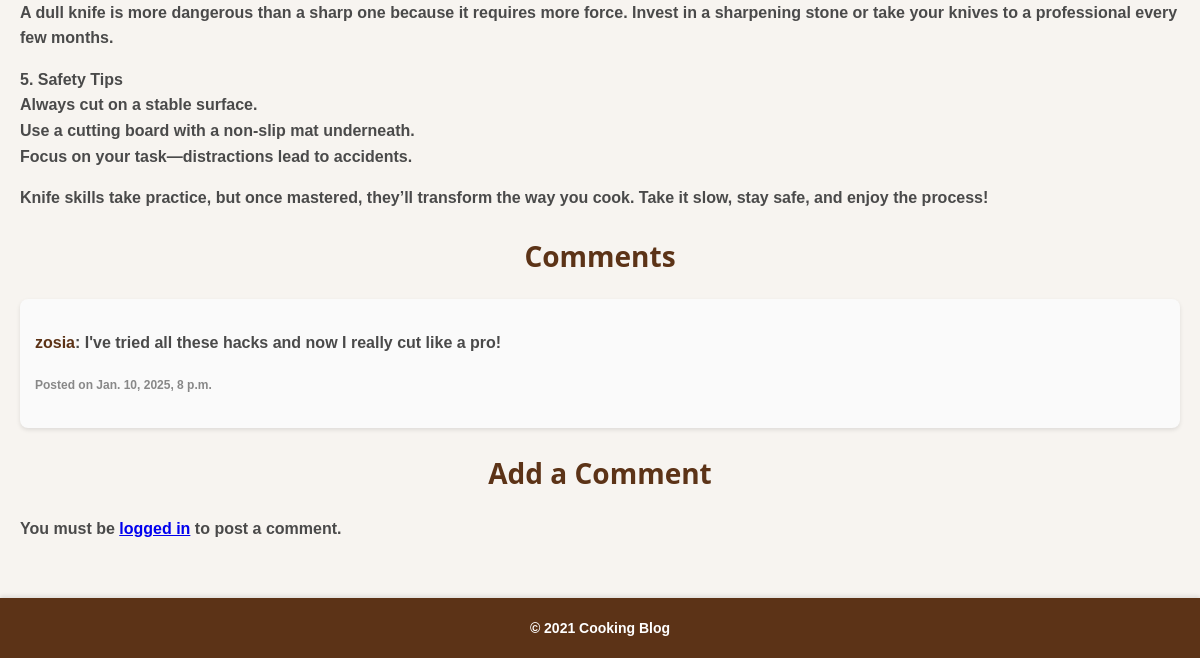
/post/5/ (lower part), run on an earlier commit of the app's database.
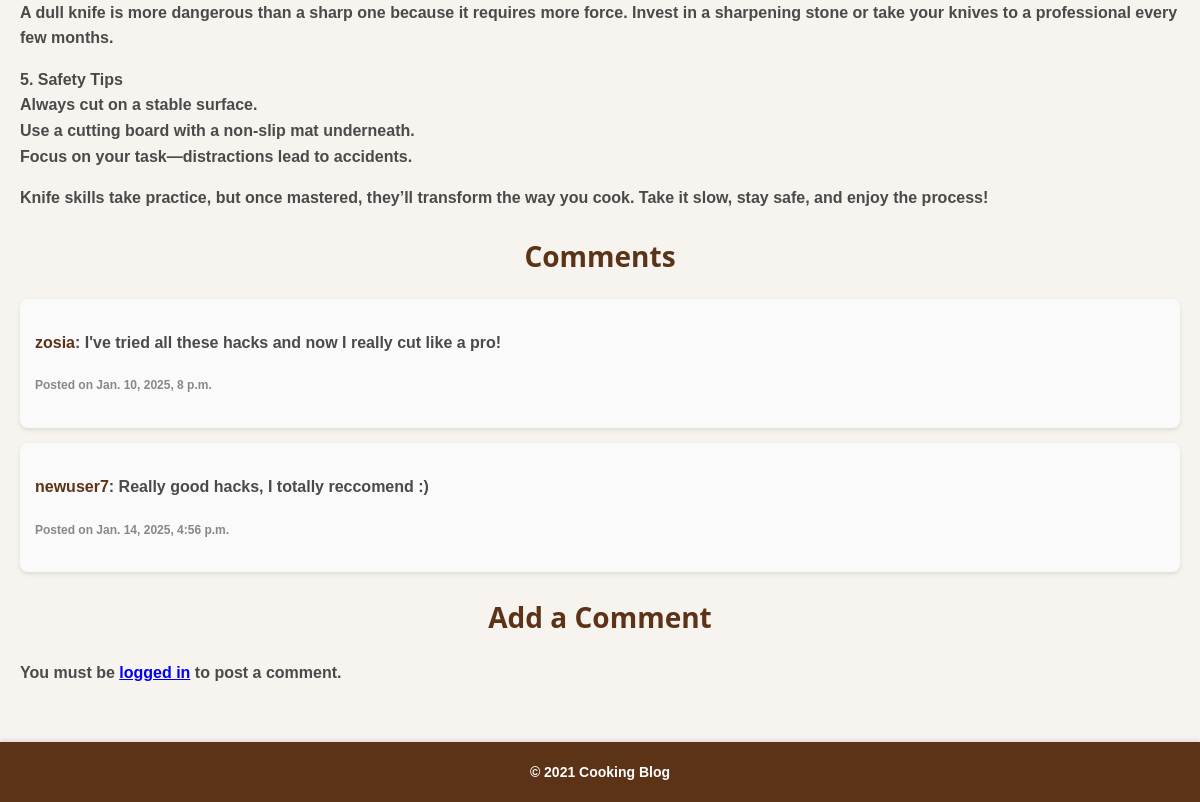
And on a later commit of the database.
### blog/models.py (models this page shows, shortened)
class Comment(models.Model):
    recipe = models.ForeignKey(Recipe, on_delete=models.CASCADE, null=True, blank=True)
    blog_post = models.ForeignKey(BlogPost, related_name='comments', on_delete=models.CASCADE, null=True, blank=True)
    content = models.TextField()
    author = models.ForeignKey(User, on_delete=models.CASCADE)
    created_at = models.DateTimeField(auto_now_add=True)
    last_edited_at = models.DateTimeField(null=True, blank=True)

### blog/views.py (the view)
# urls.py: path('post/<int:pk>/', blog_detail, name='blog_detail'),
def blog_detail(request, pk):
    blog_post = get_object_or_404(BlogPost, pk=pk)
    comments = Comment.objects.filter(blog_post=blog_post)
    if request.method == "POST":
        form = CommentForm(request.POST)
        if form.is_valid():
            comment = form.save(commit=False)
            comment.blog_post = blog_post
            comment.author = request.user
            comment.save()
            return redirect('blog_detail', pk=blog_post.pk)
    else:
        form = CommentForm()
    return render(request, 'blog/blog_detail.html', {
        'blog_post': blog_post,
        'comments': comments,
        'form': form
    })

### blog/templates/blog/blog_detail.html (shortened to what this page needs)
{% extends "blog/base.html" %}
{% block content %}
    <p class="post-content">{{ blog_post.content | linebreaks }}</p>
    {% include "blog/comment_section.html" with comments=comments %}
    <h2>Add a Comment</h2>
    {% if user.is_authenticated %}
    <form method="post" class="comment-form">
        {% csrf_token %}
        {{ form.as_p }}
        <button type="submit" class="btn comment-btn">Post Comment</button>
    </form>
    {% else %}
    <p>You must be <a href="{% url 'login' %}" class="link">logged in</a> to post a comment.</p>
    {% endif %}
{% endblock %}

### blog/templates/blog/comment_section.html (shortened to what this page needs)
<h2>Comments</h2>
<ul class="comment-list">
    {% for comment in comments %}
    <li class="comment-item">
        <p><strong class="comment-author">{{ comment.author.username }}</strong>: {{ comment.content }}</p>
        <p class="comment-time">
            <small>
                {% if comment.last_edited_at %}
                    Last edited on {{ comment.last_edited_at }}
                {% else %}
                    Posted on {{ comment.created_at }}
                {% endif %}
            </small>
        </p>
    </li>
    {% empty %}
    <li class="no-comments">No comments found.</li>
    {% endfor %}
</ul>

What changed in the data, as far as the page shows it:
added Comment: author.username "newuser7", content "Really good hacks, I totally reccomend :)", created_at "Jan. 14, 2025, 4:56 p.m."
